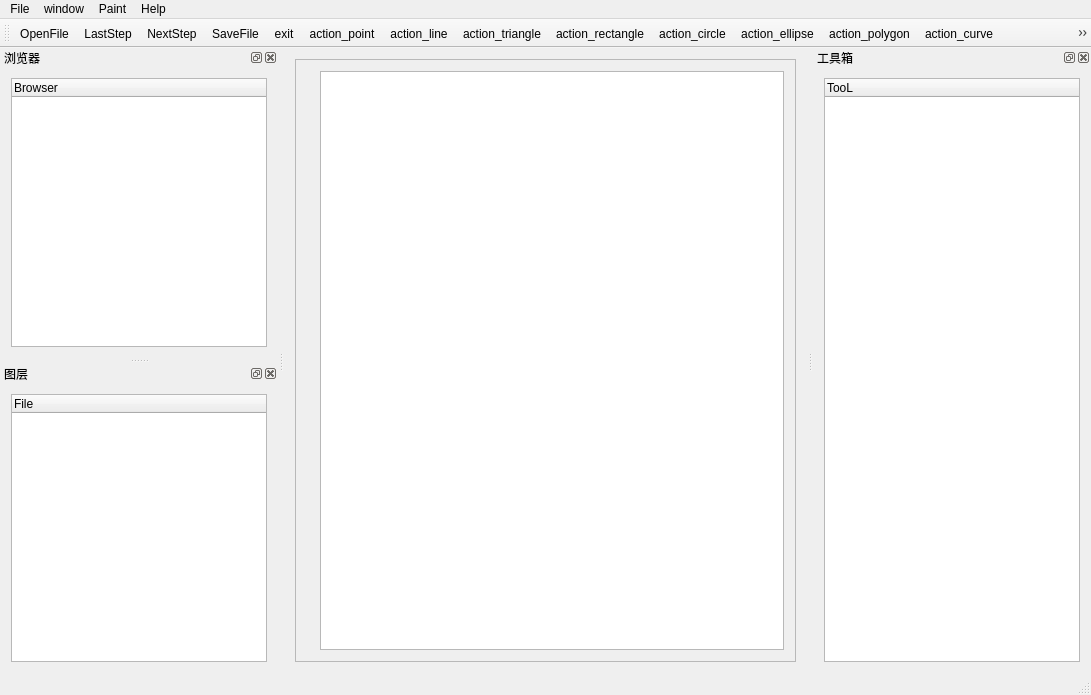
<?xml version="1.0" encoding="UTF-8"?>
<ui version="4.0">
 <class>YGISClass</class>
 <widget class="QMainWindow" name="YGISClass">
  <property name="geometry">
   <rect>
    <x>0</x>
    <y>0</y>
    <width>1091</width>
    <height>695</height>
   </rect>
  </property>
  <property name="windowTitle">
   <string>YGIS</string>
  </property>
  <property name="windowIcon">
   <iconset resource="YGIS.qrc">
    <normaloff>:/YGIS/res/YGIS.ico</normaloff>:/YGIS/res/YGIS.ico</iconset>
  </property>
  <widget class="QWidget" name="centralWidget">
   <layout class="QHBoxLayout" name="horizontalLayout_2">
    <item>
     <widget class="QScrollArea" name="scrollArea">
      <property name="widgetResizable">
       <bool>true</bool>
      </property>
      <widget class="QWidget" name="scrollAreaWidgetContents">
       <property name="geometry">
        <rect>
         <x>0</x>
         <y>0</y>
         <width>505</width>
         <height>593</height>
        </rect>
       </property>
       <layout class="QGridLayout" name="gridLayout_2">
        <item row="0" column="0" colspan="2">
         <widget class="QLabel" name="label"/>
        </item>
        <item row="0" column="2">
         <widget class="QGraphicsView" name="graphicsView"/>
        </item>
       </layout>
      </widget>
     </widget>
    </item>
   </layout>
  </widget>
  <widget class="QMenuBar" name="menuBar">
   <property name="geometry">
    <rect>
     <x>0</x>
     <y>0</y>
     <width>1091</width>
     <height>21</height>
    </rect>
   </property>
   <widget class="QMenu" name="menuFile">
    <property name="title">
     <string>File</string>
    </property>
    <addaction name="actionOpenFile"/>
    <addaction name="actionSaveFile"/>
    <addaction name="actionOpenTIF"/>
    <addaction name="actionSaveTXT"/>
   </widget>
   <widget class="QMenu" name="menuwindow">
    <property name="title">
     <string>window</string>
    </property>
    <addaction name="actionShowBrowser"/>
    <addaction name="actionShowToolBox"/>
    <addaction name="actionShowLayer"/>
   </widget>
   <widget class="QMenu" name="menuexit">
    <property name="title">
     <string>Help</string>
    </property>
    <addaction name="actionLastStep"/>
    <addaction name="actionNextStep"/>
    <addaction name="actionexit"/>
   </widget>
   <widget class="QMenu" name="menuPaint">
    <property name="title">
     <string>Paint</string>
    </property>
    <addaction name="actionStart"/>
    <addaction name="action_addpoint"/>
    <addaction name="action_circle"/>
    <addaction name="action_clip"/>
    <addaction name="action_curve"/>
    <addaction name="action_deletepoint"/>
    <addaction name="action_ellipse"/>
    <addaction name="action_help"/>
    <addaction name="action_line"/>
    <addaction name="action_palette"/>
    <addaction name="action_polygon"/>
    <addaction name="action_rectangle"/>
    <addaction name="action_rotate"/>
    <addaction name="action_translate"/>
    <addaction name="action_trash"/>
    <addaction name="action_triangle"/>
    <addaction name="action_zoomin"/>
    <addaction name="action_zoomout"/>
    <addaction name="action_point"/>
   </widget>
   <addaction name="menuFile"/>
   <addaction name="menuwindow"/>
   <addaction name="menuPaint"/>
   <addaction name="menuexit"/>
  </widget>
  <widget class="QToolBar" name="mainToolBar">
   <attribute name="toolBarArea">
    <enum>TopToolBarArea</enum>
   </attribute>
   <attribute name="toolBarBreak">
    <bool>false</bool>
   </attribute>
   <addaction name="actionOpenFile"/>
   <addaction name="actionLastStep"/>
   <addaction name="actionNextStep"/>
   <addaction name="actionSaveFile"/>
   <addaction name="actionexit"/>
   <addaction name="action_point"/>
   <addaction name="action_line"/>
   <addaction name="action_triangle"/>
   <addaction name="action_rectangle"/>
   <addaction name="action_circle"/>
   <addaction name="action_ellipse"/>
   <addaction name="action_polygon"/>
   <addaction name="action_curve"/>
   <addaction name="action_translate"/>
   <addaction name="action_rotate"/>
   <addaction name="action_clip"/>
   <addaction name="action_zoomin"/>
   <addaction name="action_zoomout"/>
   <addaction name="action_addpoint"/>
   <addaction name="action_deletepoint"/>
   <addaction name="action_palette"/>
   <addaction name="action_trash"/>
   <addaction name="action_help"/>
  </widget>
  <widget class="QStatusBar" name="statusBar"/>
  <widget class="QDockWidget" name="Browser">
   <property name="minimumSize">
    <size>
     <width>198</width>
     <height>105</height>
    </size>
   </property>
   <property name="windowTitle">
    <string>浏览器</string>
   </property>
   <attribute name="dockWidgetArea">
    <number>1</number>
   </attribute>
   <widget class="QWidget" name="dockWidgetContents">
    <layout class="QFormLayout" name="formLayout">
     <item row="0" column="0">
      <widget class="QTreeWidget" name="treeWidget_Browser">
       <column>
        <property name="text">
         <string>Browser</string>
        </property>
       </column>
      </widget>
     </item>
    </layout>
   </widget>
  </widget>
  <widget class="QDockWidget" name="ToolBox">
   <property name="minimumSize">
    <size>
     <width>228</width>
     <height>105</height>
    </size>
   </property>
   <property name="windowTitle">
    <string>工具箱</string>
   </property>
   <attribute name="dockWidgetArea">
    <number>2</number>
   </attribute>
   <widget class="QWidget" name="dockWidgetContents_3">
    <layout class="QGridLayout" name="gridLayout_4">
     <item row="0" column="0">
      <widget class="QTreeWidget" name="treeWidget_toolbox">
       <column>
        <property name="text">
         <string>TooL</string>
        </property>
       </column>
      </widget>
     </item>
    </layout>
   </widget>
  </widget>
  <widget class="QDockWidget" name="Layer">
   <property name="maximumSize">
    <size>
     <width>524287</width>
     <height>382</height>
    </size>
   </property>
   <property name="windowTitle">
    <string>图层</string>
   </property>
   <attribute name="dockWidgetArea">
    <number>1</number>
   </attribute>
   <widget class="QWidget" name="dockWidgetContents_4">
    <layout class="QGridLayout" name="gridLayout_3">
     <item row="0" column="0">
      <widget class="QTreeWidget" name="treeWidget_Layer">
       <property name="maximumSize">
        <size>
         <width>16777215</width>
         <height>377</height>
        </size>
       </property>
       <column>
        <property name="text">
         <string>File</string>
        </property>
       </column>
      </widget>
     </item>
    </layout>
   </widget>
  </widget>
  <action name="actionOpenFile">
   <property name="icon">
    <iconset resource="YGIS.qrc">
     <normaloff>:/YGIS/res/Open.png</normaloff>:/YGIS/res/Open.png</iconset>
   </property>
   <property name="text">
    <string>OpenFile</string>
   </property>
  </action>
  <action name="actionSaveFile">
   <property name="icon">
    <iconset resource="YGIS.qrc">
     <normaloff>:/YGIS/res/Save.png</normaloff>:/YGIS/res/Save.png</iconset>
   </property>
   <property name="text">
    <string>SaveFile</string>
   </property>
  </action>
  <action name="actionexit">
   <property name="icon">
    <iconset resource="YGIS.qrc">
     <normaloff>:/YGIS/res/exit.png</normaloff>:/YGIS/res/exit.png</iconset>
   </property>
   <property name="text">
    <string>exit</string>
   </property>
  </action>
  <action name="actionShowBrowser">
   <property name="icon">
    <iconset resource="YGIS.qrc">
     <normaloff>:/YGIS/res/WMS.png</normaloff>:/YGIS/res/WMS.png</iconset>
   </property>
   <property name="text">
    <string>Browser</string>
   </property>
  </action>
  <action name="actionShowToolBox">
   <property name="icon">
    <iconset resource="YGIS.qrc">
     <normaloff>:/YGIS/res/TOOLBOX .png</normaloff>:/YGIS/res/TOOLBOX .png</iconset>
   </property>
   <property name="text">
    <string>ToolBox</string>
   </property>
  </action>
  <action name="actionStart">
   <property name="icon">
    <iconset resource="YGIS.qrc">
     <normaloff>:/YGIS/res/paint.png</normaloff>:/YGIS/res/paint.png</iconset>
   </property>
   <property name="text">
    <string>Start</string>
   </property>
  </action>
  <action name="actionLastStep">
   <property name="icon">
    <iconset resource="YGIS.qrc">
     <normaloff>:/YGIS/res/last.png</normaloff>:/YGIS/res/last.png</iconset>
   </property>
   <property name="text">
    <string>LastStep</string>
   </property>
  </action>
  <action name="actionNextStep">
   <property name="icon">
    <iconset resource="YGIS.qrc">
     <normaloff>:/YGIS/res/next.png</normaloff>:/YGIS/res/next.png</iconset>
   </property>
   <property name="text">
    <string>NextStep</string>
   </property>
  </action>
  <action name="actionShowLayer">
   <property name="icon">
    <iconset resource="YGIS.qrc">
     <normaloff>:/YGIS/res/raster.png</normaloff>:/YGIS/res/raster.png</iconset>
   </property>
   <property name="text">
    <string>Layer</string>
   </property>
  </action>
  <action name="action_addpoint">
   <property name="icon">
    <iconset resource="YGIS.qrc">
     <normaloff>:/YGIS/res/AddPoint.png</normaloff>:/YGIS/res/AddPoint.png</iconset>
   </property>
   <property name="text">
    <string>action_addpoint</string>
   </property>
  </action>
  <action name="action_circle">
   <property name="icon">
    <iconset resource="YGIS.qrc">
     <normaloff>:/YGIS/res/Circle.png</normaloff>:/YGIS/res/Circle.png</iconset>
   </property>
   <property name="text">
    <string>action_circle</string>
   </property>
  </action>
  <action name="action_clip">
   <property name="icon">
    <iconset resource="YGIS.qrc">
     <normaloff>:/YGIS/res/Clip.png</normaloff>:/YGIS/res/Clip.png</iconset>
   </property>
   <property name="text">
    <string>action_clip</string>
   </property>
  </action>
  <action name="action_curve">
   <property name="icon">
    <iconset resource="YGIS.qrc">
     <normaloff>:/YGIS/res/Curve.png</normaloff>:/YGIS/res/Curve.png</iconset>
   </property>
   <property name="text">
    <string>action_curve</string>
   </property>
  </action>
  <action name="action_deletepoint">
   <property name="icon">
    <iconset resource="YGIS.qrc">
     <normaloff>:/YGIS/res/DeletePoint.png</normaloff>:/YGIS/res/DeletePoint.png</iconset>
   </property>
   <property name="text">
    <string>action_deletepoint</string>
   </property>
  </action>
  <action name="action_ellipse">
   <property name="icon">
    <iconset resource="YGIS.qrc">
     <normaloff>:/YGIS/res/Ellipse.png</normaloff>:/YGIS/res/Ellipse.png</iconset>
   </property>
   <property name="text">
    <string>action_ellipse</string>
   </property>
  </action>
  <action name="action_help">
   <property name="icon">
    <iconset resource="YGIS.qrc">
     <normaloff>:/YGIS/res/Help.png</normaloff>:/YGIS/res/Help.png</iconset>
   </property>
   <property name="text">
    <string>action_help</string>
   </property>
  </action>
  <action name="action_line">
   <property name="icon">
    <iconset resource="YGIS.qrc">
     <normaloff>:/YGIS/res/Line.png</normaloff>:/YGIS/res/Line.png</iconset>
   </property>
   <property name="text">
    <string>action_line</string>
   </property>
  </action>
  <action name="action_palette">
   <property name="icon">
    <iconset resource="YGIS.qrc">
     <normaloff>:/YGIS/res/Palette.png</normaloff>:/YGIS/res/Palette.png</iconset>
   </property>
   <property name="text">
    <string>action_palette</string>
   </property>
  </action>
  <action name="action_polygon">
   <property name="icon">
    <iconset resource="YGIS.qrc">
     <normaloff>:/YGIS/res/Octagon.png</normaloff>:/YGIS/res/Octagon.png</iconset>
   </property>
   <property name="text">
    <string>action_polygon</string>
   </property>
  </action>
  <action name="action_rectangle">
   <property name="icon">
    <iconset resource="YGIS.qrc">
     <normaloff>:/YGIS/res/Rectangle.png</normaloff>:/YGIS/res/Rectangle.png</iconset>
   </property>
   <property name="text">
    <string>action_rectangle</string>
   </property>
  </action>
  <action name="action_rotate">
   <property name="icon">
    <iconset resource="YGIS.qrc">
     <normaloff>:/YGIS/res/Rotate.png</normaloff>:/YGIS/res/Rotate.png</iconset>
   </property>
   <property name="text">
    <string>action_rotate</string>
   </property>
  </action>
  <action name="action_translate">
   <property name="icon">
    <iconset resource="YGIS.qrc">
     <normaloff>:/YGIS/res/Translate.png</normaloff>:/YGIS/res/Translate.png</iconset>
   </property>
   <property name="text">
    <string>action_translate</string>
   </property>
  </action>
  <action name="action_trash">
   <property name="icon">
    <iconset resource="YGIS.qrc">
     <normaloff>:/YGIS/res/Trash.png</normaloff>:/YGIS/res/Trash.png</iconset>
   </property>
   <property name="text">
    <string>action_trash</string>
   </property>
  </action>
  <action name="action_triangle">
   <property name="icon">
    <iconset resource="YGIS.qrc">
     <normaloff>:/YGIS/res/Triangle.png</normaloff>:/YGIS/res/Triangle.png</iconset>
   </property>
   <property name="text">
    <string>action_triangle</string>
   </property>
  </action>
  <action name="action_zoomin">
   <property name="icon">
    <iconset resource="YGIS.qrc">
     <normaloff>:/YGIS/res/ZoomIn.png</normaloff>:/YGIS/res/ZoomIn.png</iconset>
   </property>
   <property name="text">
    <string>action_zoomin</string>
   </property>
  </action>
  <action name="action_zoomout">
   <property name="icon">
    <iconset resource="YGIS.qrc">
     <normaloff>:/YGIS/res/ZoomOut.png</normaloff>:/YGIS/res/ZoomOut.png</iconset>
   </property>
   <property name="text">
    <string>action_zoomout</string>
   </property>
  </action>
  <action name="action_point">
   <property name="icon">
    <iconset resource="YGIS.qrc">
     <normaloff>:/YGIS/res/point.png</normaloff>:/YGIS/res/point.png</iconset>
   </property>
   <property name="text">
    <string>action_point</string>
   </property>
  </action>
  <action name="actionOpenTIF">
   <property name="icon">
    <iconset resource="YGIS.qrc">
     <normaloff>:/YGIS/res/raster.png</normaloff>:/YGIS/res/raster.png</iconset>
   </property>
   <property name="text">
    <string>Open TIF</string>
   </property>
  </action>
  <action name="actionSaveTXT">
   <property name="icon">
    <iconset resource="YGIS.qrc">
     <normaloff>:/YGIS/res/txt.png</normaloff>:/YGIS/res/txt.png</iconset>
   </property>
   <property name="text">
    <string>Save TXT</string>
   </property>
  </action>
 </widget>
 <layoutdefault spacing="6" margin="11"/>
 <resources>
  <include location="YGIS.qrc"/>
 </resources>
 <connections/>
</ui>
